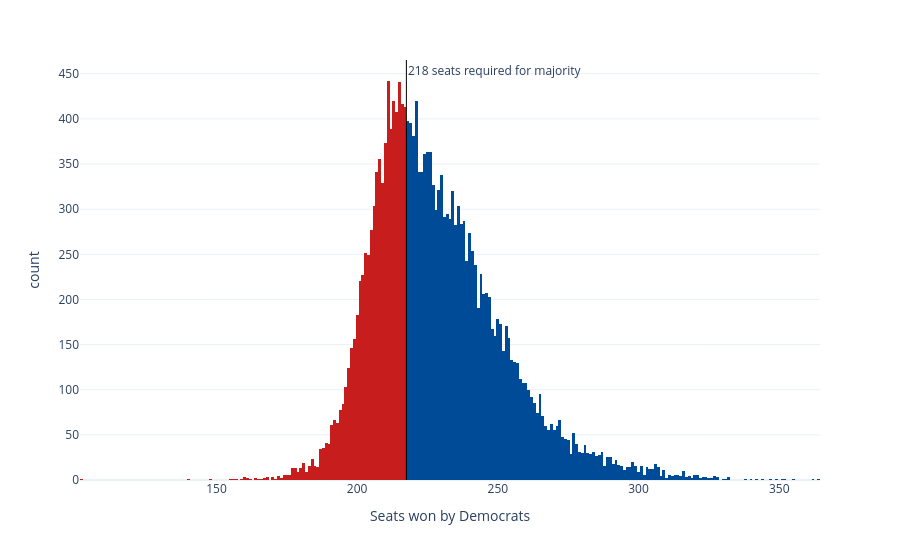

Write notebook code for a chart like this one.
### Code cell
sims_hist = px.histogram(seat_sims, x='seats', nbins=np.unique(seat_sims['seats']).shape[0]*2, color='winner',
                         color_discrete_map={'Democrats': '#004b97', 'Republicans': '#c71e1d'},
                         labels={'seats':'Seats won by Democrats', 'winner': 'Winner'}, template='plotly_white')
sims_hist.update_traces(showlegend=False)
sims_hist.add_vline(x=217.5, line_width=1, line_color='black', annotation_text='218 seats required for majority', 
                    annotation_position='top right')
sims_hist

### Figure 1 — Plotly figure (JSON) as saved in the notebook; plotly's stock layout.template omitted (floating-point values rounded to 4 significant figures; data arrays with more than 128 entries replaced by an {"elided": "..."} marker saying what was removed)
{"data": [{"bingroup": "x", "hovertemplate": "Winner=Republicans<br>Seats won by Democrats=%{x}<br>count=%{y}<extra></extra>", "legendgroup": "Republicans", "marker": {"color": "#c71e1d", "pattern": {"shape": ""}}, "name": "Republicans", "nbinsx": 376, "orientation": "v", "showlegend": false, "type": "histogram", "x": {"elided": "7262 int values"}, "xaxis": "x", "yaxis": "y"}, {"bingroup": "x", "hovertemplate": "Winner=Democrats<br>Seats won by Democrats=%{x}<br>count=%{y}<extra></extra>", "legendgroup": "Democrats", "marker": {"color": "#004b97", "pattern": {"shape": ""}}, "name": "Democrats", "nbinsx": 376, "orientation": "v", "showlegend": false, "type": "histogram", "x": {"elided": "12738 int values"}, "xaxis": "x", "yaxis": "y"}], "layout": {"annotations": [{"showarrow": false, "text": "218 seats required for majority", "x": 217.5, "xanchor": "left", "xref": "x", "y": 1, "yanchor": "top", "yref": "y domain"}], "barmode": "relative", "legend": {"title": {"text": "Winner"}, "tracegroupgap": 0}, "margin": {"t": 60}, "shapes": [{"line": {"color": "black", "width": 1}, "type": "line", "x0": 217.5, "x1": 217.5, "xref": "x", "y0": 0, "y1": 1, "yref": "y domain"}], "xaxis": {"anchor": "y", "domain": [0, 1], "title": {"text": "Seats won by Democrats"}}, "yaxis": {"anchor": "x", "domain": [0, 1], "title": {"text": "count"}}}}
